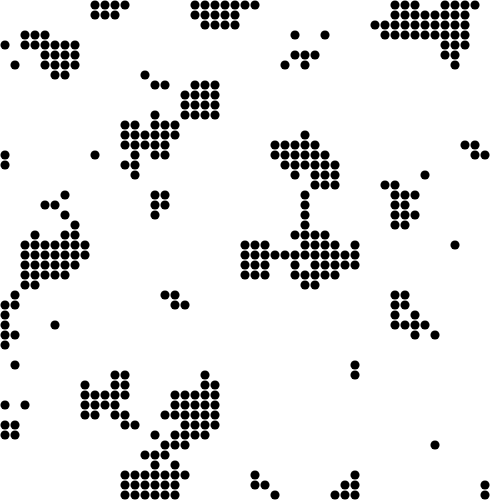
Frame 1 (no input)
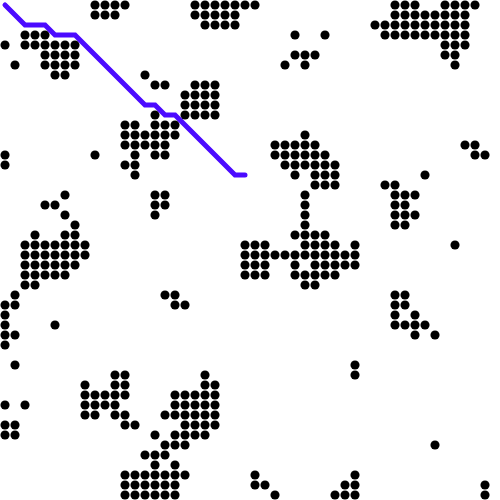
Frame 60 (no input)
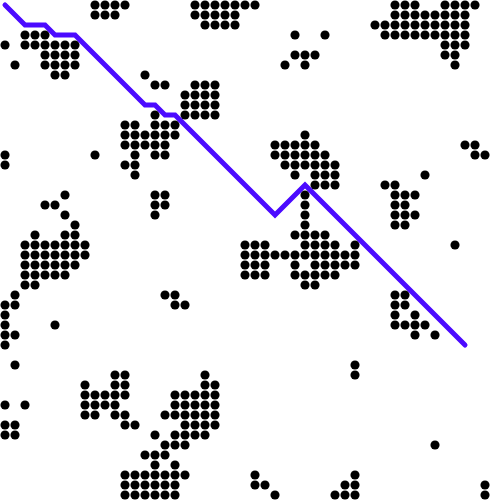
Frame 120 (the mouse pressed at the canvas centre since frame 60)

The p5.js sketch that drew these frames (run headless with seeded random() and noise() and a simulated clock; from frame 60 on, the mouse is pressed at the canvas centre):

// p5.js sketch
// ── sketch.js

// FIRST ATTEMPT AT MAKING AN A* ALGO
//
// MADE BY: BLUE NOVA


//cols and rows dictate how big the size of the map will be times 10
const cols = 50;
const rows = 50;

// Cross Section is where the threshold of the perlin noise will be used to make walls
// essentially how many walls will be in the map (increases the chance of no solution)
// 0 = no walls // 1 = all walls
const perlin_Wall_Cross_Section = 0.35;

// the more this increases, the less "perlin" and more "random" the walls will be distributed
const perlinZoom = 0.2;

// start/end Vert/Hori are where the start/end points are placed on the vertical/horizontal (x/y) axies on the grid
// values between 0 and 1 // 0 = most left/up // 1 = most right/down
const startVert = 0;
const startHori = 0;
const endVert = 1;
const endHori = 1;

/////////////////////////////////////////////////////////////////////////////////////////////
//                                                                                        ///
// !!do not recommend changing anything below this line of code!! ONLY READ THE COMMENTS  ///
//                                                                                        ///
/////////////////////////////////////////////////////////////////////////////////////////////
//
//declaring global variables
let grid = new Array();
let openSet = [];
let closedSet = [];
let start;
let end;
let w, h;
let path = [];
var noiseI;

//making the class for one block or unit of distance on the map
class Spot {
  constructor(i, j) {
    this.i = i;
    this.j = j;
    this.f = 0;
    this.g = 0;
    this.h = 0;
    this.neighbors = [];
    this.previous = undefined;

    // sets the state of the spot to be default NOT a wall (changed later using the perlin itterator)
    this.wall = false;

    // this function will detect all the neighboring "spots", ignoring edges of maps (in other words, this is all the valid steps
    // a path can take, including diagonals) 
    this.addNeighbors = function (grid) {
      var i = this.i;
      var j = this.j;
      if (i < cols - 1) {
        this.neighbors.push(grid[i + 1][j]);
      }
      if (i > 0) {
        this.neighbors.push(grid[i - 1][j]);
      }
      if (j < rows - 1) {
        this.neighbors.push(grid[i][j + 1]);
      }
      if (j > 0) {
        this.neighbors.push(grid[i][j - 1]);
      }
      if (i > 0 && j > 0) {
        this.neighbors.push(grid[i - 1][j - 1]);
      }
      if (i < cols - 1 && j > 0) {
        this.neighbors.push(grid[i + 1][j - 1]);
      }
      if (i > 0 && j < rows - 1) {
        this.neighbors.push(grid[i - 1][j + 1]);
      }
      if (i < cols - 1 && j < rows - 1) {
        this.neighbors.push(grid[i + 1][j + 1]);
      }
    }

    // draws the spot on the map as a circle IF IT IS A WALL
    this.show = function (col) {
      //fill(col);
      if (this.wall) {
        fill(0);
        noStroke();
        // uncomment the rect fuction and comment the ellipse to change the way the walls are drawn (might screw with how 
        // the final path is drawn)
        ellipse(this.i * w + w / 2, this.j * h + h / 2, w / 1.1, h / 1.1);
        //rect(this.i * w, this.j * h, w - 1, h - 1);
      }


    };
  }
}

function heuristic(a, b) {
  // commented use of mannhattan distance, switch to notice a slight difference of how the path moves
  var d = dist(a.i, a.j, b.i, b.j);
  //var d = abs(a.i - b.i) + abs(a.j - b.j);
  return d;
}

function removeFromArray(arr, elt) {
  for (var i = arr.length - 1; i >= 0; i--) {
    if (arr[i] == elt) {
      arr.splice(i, 1);
    }
  }
}

// main method
function setup() {
  createCanvas(cols * 10, rows * 10);

  //random point where the perlin noise starts
  noiseI = random(0, 1000);

  w = width / cols;
  h = height / rows;

  //creating the array for the grid map
  for (var i = 0; i < cols; i++) {
    grid[i] = new Array(rows);
  }

  //filling the array with the spots
  for (var i = 0; i < cols; i++) {
    for (var j = 0; j < rows; j++) {
      grid[i][j] = new Spot(i, j);
    }
  }

  //finding each spot's neighbors
  for (var i = 0; i < cols; i++) {
    for (var j = 0; j < rows; j++) {
      grid[i][j].addNeighbors(grid)
    }
  }

  //chooses if the spot will be a wall or not
  var yoff = 0;
  for (var i = 0; i < cols; i++) {
    var xoff = 0;
    for (var j = 0; j < rows; j++) {
      if (noise(xoff, yoff) < perlin_Wall_Cross_Section) {
        grid[i][j].wall = true;
      }
      xoff += perlinZoom;
    }
    yoff += perlinZoom;
  }


  start = grid[floor(cols * startVert)][floor(rows * startHori)];
  end = grid[floor(cols * endVert) - 1][floor(rows * endHori) - 1];

  start.wall = false;
  end.wall = false;

  openSet.push(start);
}

// infinite loop/render frames
// actual A* algorithim (not alot of comments since i dont really know how it works 100% either)
function draw() {
  if (openSet.length > 0) {
    var lowestIndex = 0;
    for (var i = 0; i < openSet.length; i++) {
      if (openSet[i].f < openSet[lowestIndex].f)
        lowestIndex = i;
    }
    var current = openSet[lowestIndex];

    if (openSet[lowestIndex] == end) {

      noLoop();
      console.log("DONE");
    }

    removeFromArray(openSet, current);
    closedSet.push(current);

    var neighbors = current.neighbors;
    for (var i = 0; i < neighbors.length; i++) {
      var neighbor = neighbors[i];
      if (!closedSet.includes(neighbor) && !neighbor.wall) {
        var tempG = current.g + 1;

        var newPath = false;
        if (openSet.includes(neighbor)) {
          if (tempG < neighbor.g) {
            neighbor.g = tempG;
            newPath = true;
          }
        } else {
          neighbor.g = tempG;
          newPath = true;
          openSet.push(neighbor);
        }
        if (newPath) {
          neighbor.h = heuristic(neighbor, end);
          neighbor.f = neighbor.g + neighbor.h;
          neighbor.previous = current;
        }
      }

    }
  } else {
    console.log("no solution!");
    noLoop();
    return;

    // no solution
  }

  background(255);

  for (var i = 0; i < cols; i++) {
    for (var j = 0; j < rows; j++) {
      grid[i][j].show(color(225));
    }
  }

  for (var i = 0; i < closedSet.length; i++) {
    closedSet[i].show(color(255, 0, 0));
  }
  for (var i = 0; i < openSet.length; i++) {
    openSet[i].show(color(0, 255, 0));
  }

  path = [];
  var temp = current;
  path.push(temp);
  while (temp.previous) {
    path.push(temp.previous);
    temp = temp.previous;
  }

  noFill();
  stroke(75, 10, 255);
  strokeWeight(w / 2);
  beginShape();
  for (var i = 0; i < path.length; i++) {
    vertex(path[i].i * w + w / 2, path[i].j * h + h / 2);
  }
  endShape();
}
